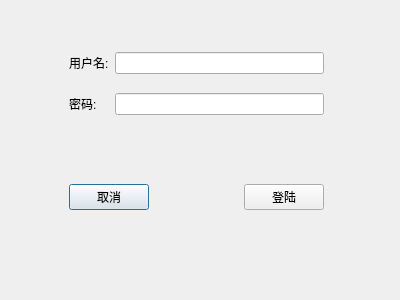
<?xml version="1.0" encoding="UTF-8"?>
<ui version="4.0">
 <class>Dialog_login</class>
 <widget class="QDialog" name="Dialog_login">
  <property name="geometry">
   <rect>
    <x>0</x>
    <y>0</y>
    <width>400</width>
    <height>300</height>
   </rect>
  </property>
  <property name="minimumSize">
   <size>
    <width>400</width>
    <height>300</height>
   </size>
  </property>
  <property name="maximumSize">
   <size>
    <width>400</width>
    <height>300</height>
   </size>
  </property>
  <property name="windowTitle">
   <string>登陆</string>
  </property>
  <widget class="QWidget" name="layoutWidget">
   <property name="geometry">
    <rect>
     <x>60</x>
     <y>30</y>
     <width>273</width>
     <height>221</height>
    </rect>
   </property>
   <layout class="QVBoxLayout" name="verticalLayout">
    <item>
     <widget class="QWidget" name="widget" native="true">
      <layout class="QGridLayout" name="gridLayout">
       <item row="0" column="1">
        <widget class="QLineEdit" name="lineEdit_ID">
         <property name="echoMode">
          <enum>QLineEdit::Normal</enum>
         </property>
        </widget>
       </item>
       <item row="1" column="1">
        <widget class="QLineEdit" name="lineEdit_Pwd">
         <property name="echoMode">
          <enum>QLineEdit::Password</enum>
         </property>
        </widget>
       </item>
       <item row="0" column="0">
        <widget class="QLabel" name="label">
         <property name="text">
          <string>用户名:</string>
         </property>
        </widget>
       </item>
       <item row="1" column="0">
        <widget class="QLabel" name="label_2">
         <property name="text">
          <string>密码:</string>
         </property>
        </widget>
       </item>
      </layout>
     </widget>
    </item>
    <item>
     <widget class="QWidget" name="widget_2" native="true">
      <layout class="QHBoxLayout" name="horizontalLayout">
       <item>
        <widget class="QPushButton" name="pushButton_cancel">
         <property name="text">
          <string>取消</string>
         </property>
        </widget>
       </item>
       <item>
        <spacer name="horizontalSpacer">
         <property name="orientation">
          <enum>Qt::Horizontal</enum>
         </property>
         <property name="sizeHint" stdset="0">
          <size>
           <width>40</width>
           <height>20</height>
          </size>
         </property>
        </spacer>
       </item>
       <item>
        <widget class="QPushButton" name="pushButton_login">
         <property name="text">
          <string>登陆</string>
         </property>
        </widget>
       </item>
      </layout>
     </widget>
    </item>
   </layout>
  </widget>
 </widget>
 <resources/>
 <connections/>
</ui>
